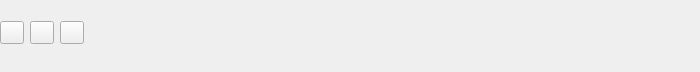
<?xml version="1.0" encoding="UTF-8"?>
<ui version="4.0">
 <class>ViPlaybackWidget</class>
 <widget class="QWidget" name="ViPlaybackWidget">
  <property name="geometry">
   <rect>
    <x>0</x>
    <y>0</y>
    <width>700</width>
    <height>72</height>
   </rect>
  </property>
  <property name="sizePolicy">
   <sizepolicy hsizetype="Preferred" vsizetype="Preferred">
    <horstretch>0</horstretch>
    <verstretch>0</verstretch>
   </sizepolicy>
  </property>
  <property name="maximumSize">
   <size>
    <width>16777215</width>
    <height>16777215</height>
   </size>
  </property>
  <property name="windowTitle">
   <string>Form</string>
  </property>
  <property name="styleSheet">
   <string notr="true"/>
  </property>
  <layout class="QFormLayout" name="formLayout">
   <property name="leftMargin">
    <number>0</number>
   </property>
   <property name="topMargin">
    <number>0</number>
   </property>
   <property name="rightMargin">
    <number>0</number>
   </property>
   <property name="bottomMargin">
    <number>0</number>
   </property>
   <item row="1" column="0" colspan="2">
    <widget class="ViPositionSlider" name="positionSlider" native="true">
     <property name="minimumSize">
      <size>
       <width>0</width>
       <height>0</height>
      </size>
     </property>
     <property name="styleSheet">
      <string notr="true"/>
     </property>
    </widget>
   </item>
   <item row="0" column="0" colspan="2">
    <widget class="QWidget" name="widget_2" native="true">
     <layout class="QGridLayout" name="gridLayout_2">
      <property name="leftMargin">
       <number>0</number>
      </property>
      <property name="topMargin">
       <number>0</number>
      </property>
      <property name="rightMargin">
       <number>0</number>
      </property>
      <property name="bottomMargin">
       <number>0</number>
      </property>
      <item row="0" column="0">
       <widget class="ViButton" name="playButton">
        <property name="text">
         <string/>
        </property>
       </widget>
      </item>
      <item row="0" column="4">
       <spacer name="horizontalSpacer_2">
        <property name="orientation">
         <enum>Qt::Horizontal</enum>
        </property>
        <property name="sizeHint" stdset="0">
         <size>
          <width>40</width>
          <height>20</height>
         </size>
        </property>
       </spacer>
      </item>
      <item row="0" column="1">
       <widget class="ViButton" name="pauseButton">
        <property name="text">
         <string/>
        </property>
       </widget>
      </item>
      <item row="0" column="2">
       <widget class="ViButton" name="stopButton">
        <property name="text">
         <string/>
        </property>
       </widget>
      </item>
      <item row="0" column="5">
       <widget class="QWidget" name="widget" native="true">
        <layout class="QGridLayout" name="gridLayout">
         <property name="leftMargin">
          <number>0</number>
         </property>
         <property name="topMargin">
          <number>0</number>
         </property>
         <property name="rightMargin">
          <number>0</number>
         </property>
         <property name="bottomMargin">
          <number>0</number>
         </property>
         <property name="spacing">
          <number>0</number>
         </property>
         <item row="2" column="0">
          <spacer name="verticalSpacer">
           <property name="orientation">
            <enum>Qt::Vertical</enum>
           </property>
           <property name="sizeHint" stdset="0">
            <size>
             <width>20</width>
             <height>0</height>
            </size>
           </property>
          </spacer>
         </item>
         <item row="1" column="0">
          <widget class="ViVolumeWidget" name="volume" native="true"/>
         </item>
         <item row="0" column="0">
          <spacer name="verticalSpacer_2">
           <property name="orientation">
            <enum>Qt::Vertical</enum>
           </property>
           <property name="sizeHint" stdset="0">
            <size>
             <width>20</width>
             <height>0</height>
            </size>
           </property>
          </spacer>
         </item>
        </layout>
       </widget>
      </item>
     </layout>
    </widget>
   </item>
  </layout>
 </widget>
 <customwidgets>
  <customwidget>
   <class>ViVolumeWidget</class>
   <extends>QWidget</extends>
   <header>vivolumewidget.h</header>
   <container>1</container>
  </customwidget>
  <customwidget>
   <class>ViPositionSlider</class>
   <extends>QWidget</extends>
   <header>vipositionslider.h</header>
   <container>1</container>
  </customwidget>
  <customwidget>
   <class>ViButton</class>
   <extends>QToolButton</extends>
   <header>vibutton.h</header>
  </customwidget>
 </customwidgets>
 <resources/>
 <connections/>
</ui>
